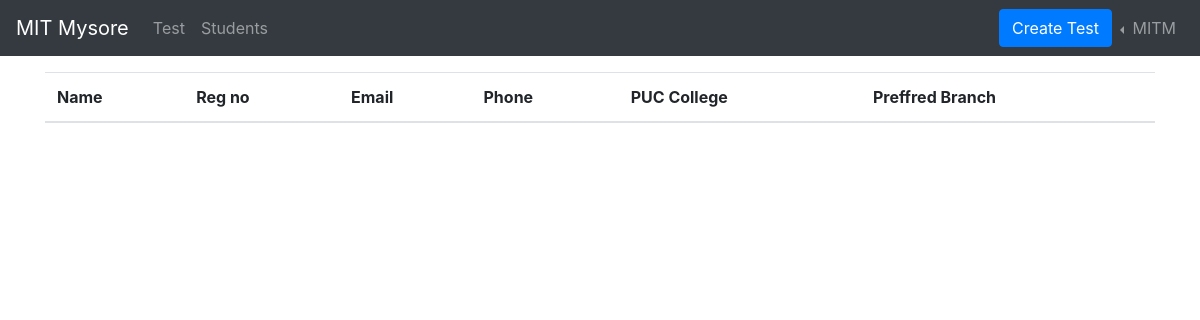
The app's page /i/student-list (signed in), older data.
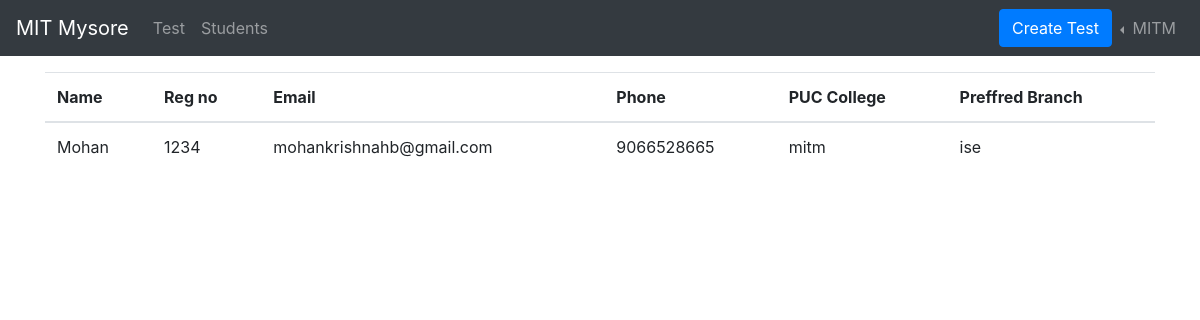
The same page, newer data.
### users/models.py (models this page shows, shortened)
class Institute(models.Model):
    name = models.CharField(max_length=100)
    email = models.EmailField(unique=True)
    password = models.CharField(max_length=257)
    institute_code = models.CharField(
        max_length=20, default=random_code, unique=True)

class Student(models.Model):
    reg_no = models.CharField(max_length=20, blank=True, null=True)
    name = models.CharField(max_length=50)
    email = models.EmailField(unique=True)
    phone_number = models.CharField(max_length=20, unique=True)
    password = models.CharField(max_length=257)
    puc_college = models.CharField(max_length=200, blank=True, null=True)
    preffered_branch = models.CharField(max_length=100, blank=True, null=True)
    institute = models.ForeignKey(
        Institute, on_delete=models.CASCADE, related_name="students")

### users/views.py (the view)
# urls.py: path('i/student-list', views.studentList),
def studentList(request):
    if request.session.get('institute', False):
        email = request.session['institute']
        if Institute.objects.filter(email=email).exists():
            institute = Institute.objects.filter(email=email)[0]
            students = Student.objects.all()
            return render(request, "students.html", {"students": students, "institute": institute})
        else:
            return redirect('/log-in')
    else:
        return redirect('/log-in')

### templates/students.html (shortened to what this page needs)
{% extends "nav_institute.html" %} {% block content %}
<div class="container my-3">
    <div class="row">
        <div class="col">
            <div class="table-responsive">
                <table class="table">
                    <thead>
                        <tr>
                            <th>Name</th>
                            <th>Reg no</th>
                            <th>Email</th>
                            <th>Phone</th>
                            <th>PUC College</th>
                            <th>Preffred Branch</th>
                        </tr>
                    </thead>
                    <tbody>
                        {% for student in students %}
                        <tr>
                            <td>{{student.name}}</td>
                            <td>{{student.reg_no}}</td>
                            <td>{{student.email}}</td>
                            <td>{{student.phone_number}}</td>
                            <td>{{student.puc_college}}</td>
                            <td>{{student.preffered_branch}}</td>
                        </tr>
                        {% endfor %}
                    </tbody>
                </table>
            </div>
        </div>
    </div>
</div>
{% endblock %}

### templates/nav_institute.html (shortened to what this page needs)
<!DOCTYPE html>
<html lang="en">
<head>
  <link rel="stylesheet" href="https://maxcdn.bootstrapcdn.com/bootstrap/4.5.0/css/bootstrap.min.css" />
</head>
<body>
  <nav class="navbar navbar-expand-sm bg-dark navbar-dark">
    <a class="navbar-brand" href="/">MIT Mysore</a>
    <div class="collapse navbar-collapse" id="collapsibleNavbar">
      <ul class="navbar-nav mr-auto">
        <li class="nav-item">
          <a class="nav-link" href="/test/i/test-list">Test</a>
        </li>
        <li class="nav-item">
          <a class="nav-link" href="/i/student-list">Students</a>
        </li>
      </ul>
      <a class="btn btn-primary" href="/test/i/create-test">
        Create Test
      </a>
      <ul class="navbar-nav">
        <li class="nav-item dropdown dropleft">
          <a class="nav-link dropdown-toggle" href="#" id="navbardrop" data-toggle="dropdown">
            {{institute.name}}
          </a>
        </li>
      </ul>
    </div>
  </nav>
  {% block content %} {% endblock %}
</body>
</html>

Row changes from the older to the newer data that the page shows:
added Student: name "Mohan", reg_no "1234", email "mohankrishnahb@gmail.com", phone_number "9066528665", puc_college "mitm", preffered_branch "ise"
